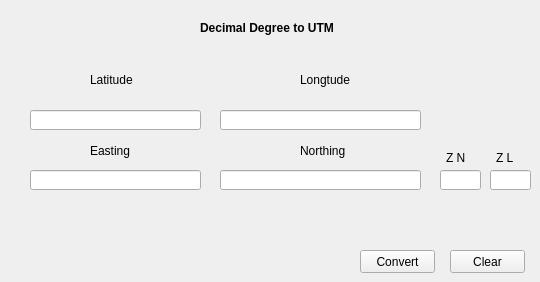
   <widget class="QWidget" name="tab">
    <attribute name="title">
     <string>dm to utm</string>
    </attribute>
    <widget class="QLineEdit" name="lineEdit">
     <property name="geometry">
      <rect>
       <x>30</x>
       <y>110</y>
       <width>171</width>
       <height>20</height>
      </rect>
     </property>
    </widget>
    <widget class="QLineEdit" name="lineEdit_4">
     <property name="enabled">
      <bool>true</bool>
     </property>
     <property name="geometry">
      <rect>
       <x>220</x>
       <y>170</y>
       <width>201</width>
       <height>20</height>
      </rect>
     </property>
     <property name="readOnly">
      <bool>true</bool>
     </property>
    </widget>
    <widget class="QPushButton" name="pushButton_5">
     <property name="geometry">
      <rect>
       <x>360</x>
       <y>250</y>
       <width>75</width>
       <height>23</height>
      </rect>
     </property>
     <property name="text">
      <string>Convert</string>
     </property>
    </widget>
    <widget class="QLabel" name="label_2">
     <property name="geometry">
      <rect>
       <x>300</x>
       <y>70</y>
       <width>51</width>
       <height>20</height>
      </rect>
     </property>
     <property name="text">
      <string>Longtude</string>
     </property>
    </widget>
    <widget class="QLineEdit" name="lineEdit_2">
     <property name="geometry">
      <rect>
       <x>220</x>
       <y>110</y>
       <width>201</width>
       <height>20</height>
      </rect>
     </property>
    </widget>
    <widget class="QLabel" name="label">
     <property name="geometry">
      <rect>
       <x>90</x>
       <y>70</y>
       <width>51</width>
       <height>20</height>
      </rect>
     </property>
     <property name="text">
      <string>Latitude</string>
     </property>
    </widget>
    <widget class="QLineEdit" name="lineEdit_3">
     <property name="enabled">
      <bool>true</bool>
     </property>
     <property name="geometry">
      <rect>
       <x>30</x>
       <y>170</y>
       <width>171</width>
       <height>20</height>
      </rect>
     </property>
     <property name="readOnly">
      <bool>true</bool>
     </property>
    </widget>
    <widget class="QLineEdit" name="lineEdit_5">
     <property name="enabled">
      <bool>true</bool>
     </property>
     <property name="geometry">
      <rect>
       <x>440</x>
       <y>170</y>
       <width>41</width>
       <height>20</height>
      </rect>
     </property>
     <property name="readOnly">
      <bool>true</bool>
     </property>
    </widget>
    <widget class="QLineEdit" name="lineEdit_6">
     <property name="enabled">
      <bool>true</bool>
     </property>
     <property name="geometry">
      <rect>
       <x>490</x>
       <y>170</y>
       <width>41</width>
       <height>20</height>
      </rect>
     </property>
     <property name="readOnly">
      <bool>true</bool>
     </property>
    </widget>
    <widget class="QLabel" name="label_3">
     <property name="geometry">
      <rect>
       <x>90</x>
       <y>140</y>
       <width>61</width>
       <height>21</height>
      </rect>
     </property>
     <property name="text">
      <string>Easting</string>
     </property>
    </widget>
    <widget class="QLabel" name="label_4">
     <property name="geometry">
      <rect>
       <x>300</x>
       <y>140</y>
       <width>61</width>
       <height>21</height>
      </rect>
     </property>
     <property name="text">
      <string>Northing</string>
     </property>
    </widget>
    <widget class="QLabel" name="label_5">
     <property name="geometry">
      <rect>
       <x>446</x>
       <y>150</y>
       <width>31</width>
       <height>16</height>
      </rect>
     </property>
     <property name="text">
      <string>Z N</string>
     </property>
    </widget>
    <widget class="QLabel" name="label_6">
     <property name="geometry">
      <rect>
       <x>496</x>
       <y>150</y>
       <width>31</width>
       <height>16</height>
      </rect>
     </property>
     <property name="text">
      <string>Z L</string>
     </property>
    </widget>
    <widget class="QPushButton" name="pushButton_6">
     <property name="geometry">
      <rect>
       <x>450</x>
       <y>250</y>
       <width>75</width>
       <height>23</height>
      </rect>
     </property>
     <property name="text">
      <string>Clear</string>
     </property>
    </widget>
    <widget class="QLabel" name="label_15">
     <property name="geometry">
      <rect>
       <x>200</x>
       <y>20</y>
       <width>141</width>
       <height>16</height>
      </rect>
     </property>
     <property name="font">
      <font>
       <weight>75</weight>
       <bold>true</bold>
      </font>
     </property>
     <property name="text">
      <string>Decimal Degree to UTM</string>
     </property>
    </widget>
   </widget>
